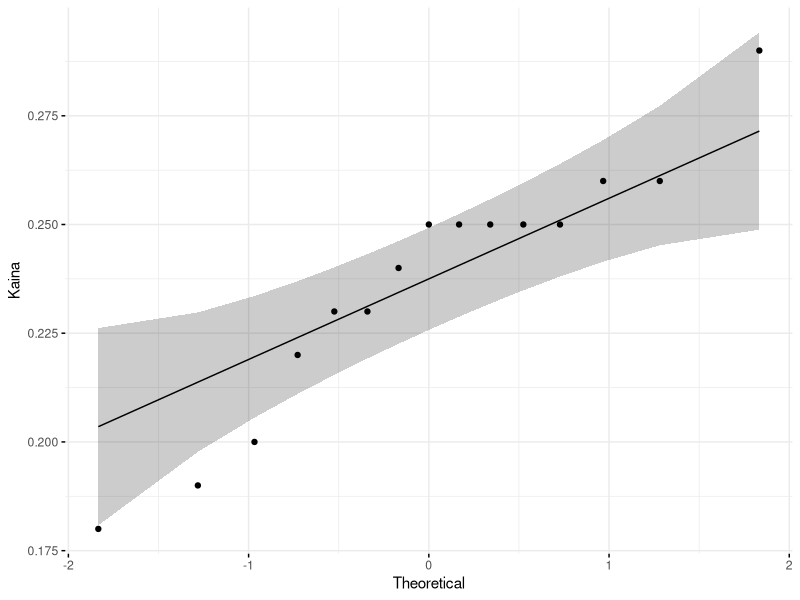
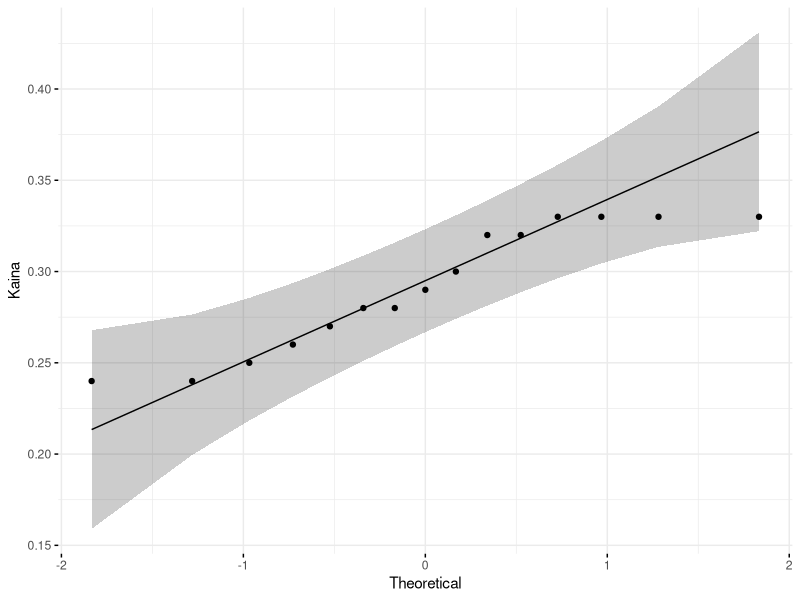
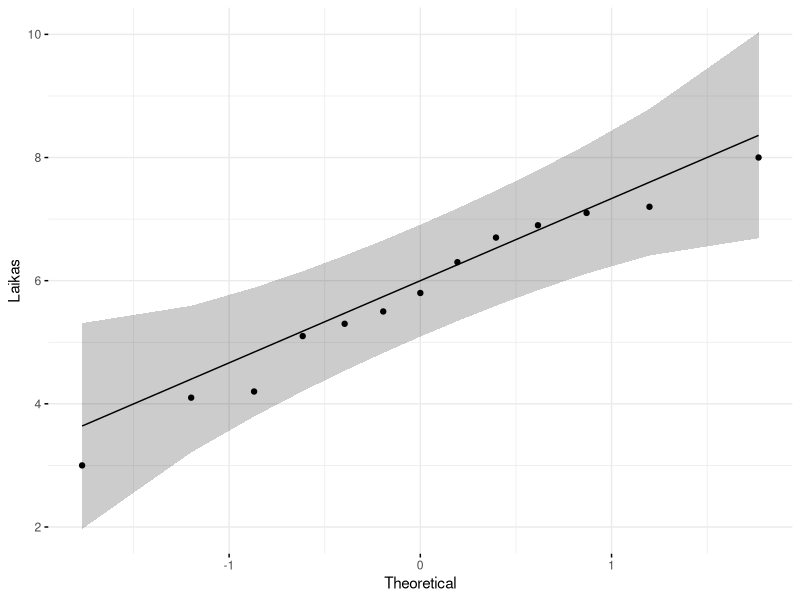
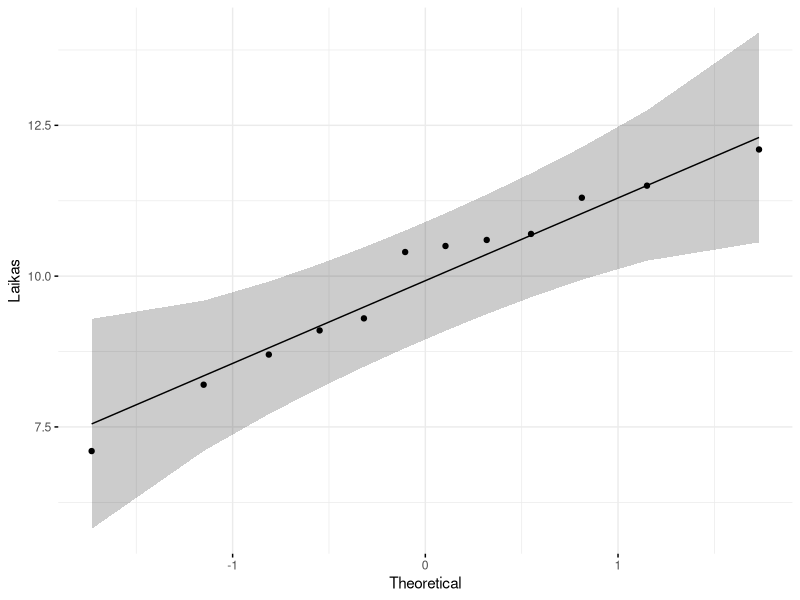
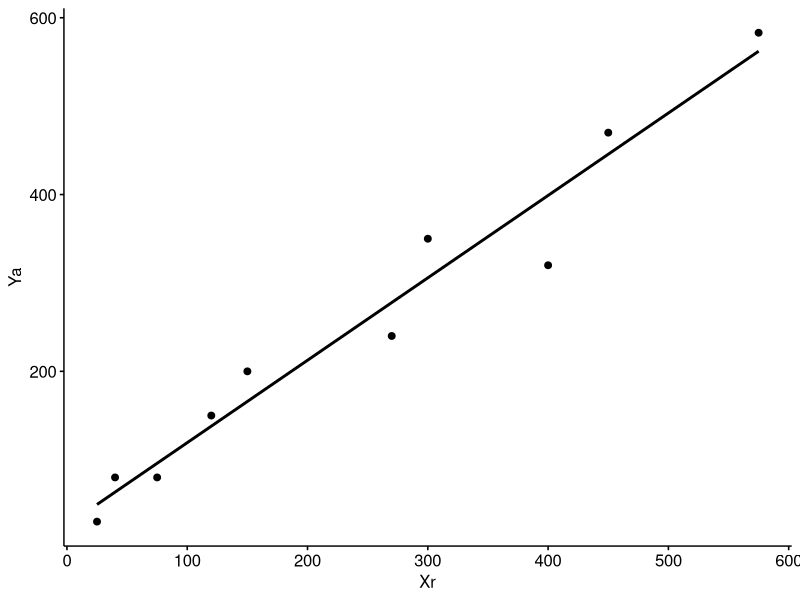

These figures' R source, in order:
## ---- chunk 1
knitr::opts_chunk$set(echo = TRUE)
library(ggplot2)
library(ggpubr)
library(dplyr)
## ---- chunk 2
Xi<-c(0.26,0.24,0.26,0.22,0.25,0.23,0.18,0.25,0.19,0.25,0.29,0.25,0.23,0.2,0.25)
Yi<-c(0.29,0.32,0.24,0.33,0.28,0.27,0.25,0.26,0.33,0.33,0.33,0.28,0.30,0.24,0.32)
data1<-data.frame(Xi,Yi)
## ---- chunk 3
ggqqplot(data1$Xi,ylab = "Kaina", ggtheme = theme_minimal())
shapiro.test(data1$Xi)
## ---- chunk 4
ggqqplot(data1$Yi,ylab = "Kaina", ggtheme = theme_minimal())
shapiro.test(data1$Yi)
## ---- chunk 5
cor.test(data1$Xi,data1$Yi)
## ---- chunk 6
t.test(data1$Xi,data1$Yi,paired = TRUE)
## ---- chunk 7
Zi<-Xi-Yi;Zi
## ---- chunk 8
t.test(Zi)
## ---- chunk 9
vak<-c(3.0,5.3,6.9,4.1,8.0,6.7,6.3,7.1,4.2,7.2,5.1,5.5,5.8)
oroMag<-c(7.1,9.3,8.2,10.4,9.1,8.7,12.1,10.7,10.6,10.5,11.3,11.5)
## ---- chunk 10
ggqqplot(vak,ylab = "Laikas", ggtheme = theme_minimal())
ggqqplot(oroMag,ylab = "Laikas", ggtheme = theme_minimal())
## ---- chunk 11
var.test(vak,oroMag)
## ---- chunk 12
vid_vak<-mean(vak);vid_vak
vid_oro<-mean(oroMag);vid_oro
## ---- chunk 13
t.test(vak, oroMag, alternative = "greater", var.equal = TRUE)
## ---- chunk 14
d10<-c(9,9,8,10,12,13,10,10)
d20<-c(15,16,17,23,22,20,21,24,27)
## ---- chunk 15
var.test(d10,d20)
## ---- chunk 16
Xr<-c(25,40,120,75,150,300,270,400,450,575)
Ya<-c(30,80,150,80,200,350,240,320,470,583)
## ---- chunk 17
data4<-data.frame(Xr,Ya) #ggscatter reikia tureti data.frame pasidarius
ggscatter(data = data4, x="Xr", y="Ya", add = "reg.line")
## ---- chunk 18
cor.test(Xr, Ya, alternative="less", method = "pearson")
## ---- chunk 19
# pirma lentele
Li20<-c(0.5,0.5,0.5,0.5,0.5,0.5,0.5,0.5,1.5,0.7,3.5,1.2,2.5,2.5,0.5,0.5,0.5,0.8,0.2,0.2)
Rb20<-c(22,18,18,22,22,53,38,15,84,7,90,80,80,88,25,40,40,40,27,19)
albit<-data.frame(Li20,Rb20)
# antra lentele
Li20<-c(0.5,0.8,1.3,2.5,1.5,0.6,0.5,1.1,0.5,1.0,0.7,1.0,0.2,1.4,1.2,2.4,1.2,0.5,0.5,0.6)
Rb20<-c(43,40,46,42,43,38,40,46,39,50,50,49,50,46,51,51,43,51,43,48)
spodum<-data.frame(Li20,Rb20)
## ---- chunk 20
var.test(albit$Rb20,spodum$Rb20)
## ---- chunk 21
shapiro.test(albit$Li20)
shapiro.test(spodum$Li20)
## ---- chunk 22
var.test(albit$Li20,spodum$Li20)
## ---- chunk 23
t.test(albit$Li20, spodum$Li20, var.equal = TRUE)
## ---- chunk 24
cor.test(albit$Li20, albit$Rb20)
cor.test(spodum$Li20, spodum$Rb20)
